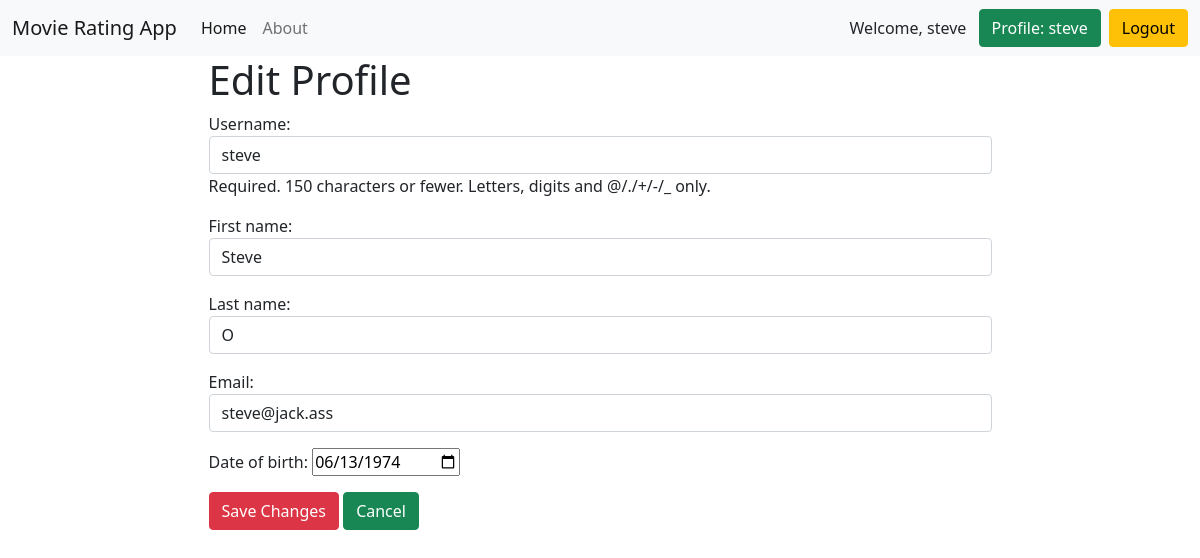
The page /users/profile/edit_user/6 (signed in) on the database its author committed.
### accounts/models.py (models this page shows, shortened)
class User(AbstractUser):
    email = models.EmailField(unique=True, verbose_name='email')
    date_of_birth = models.DateField(blank=True, null=True, verbose_name='date of birth')

### accounts/views.py (the view)
# urls.py: path('profile/edit_user/<int:pk>', edit_user, name='edit_user'),
@login_required
def edit_user(request, pk):
    user = User.objects.get(pk=pk)
    if request.method == 'POST':
        form = EditUserForm(instance=user, data=request.POST)
        if form.is_valid():
            form.save()
            messages.success(request, 'User data has been changed')
            return redirect('accounts:profile')
        else:
            messages.error(request, form.errors)
    else:
        form = EditUserForm(instance=user)
    return render(request, 'accounts/edit_user.html', {'user': user, 'form': form})

### accounts/forms.py
class EditUserForm(forms.ModelForm):
    class Meta:
        model = User
        fields = ['username', 'first_name', 'last_name', 'email', 'date_of_birth']
        widgets = {
            'username': forms.TextInput(attrs={'class': 'form-control'}),
            'first_name': forms.TextInput(attrs={'class': 'form-control'}),
            'last_name': forms.TextInput(attrs={'class': 'form-control'}),
            'email': forms.TextInput(attrs={'class': 'form-control'}),
            'date_of_birth': DateInput(),
        }

### accounts/templates/accounts/edit_user.html (shortened to what this page needs)
{% extends 'base.html' %}
{% block content %}
<div class="container">
    <h1>Edit Profile</h1>
    <form method="post">
        {{ form.as_p }}
        <button type="submit" class="btn btn-danger btn-block">Save Changes</button>
        <a class="btn btn-success" href="{% url 'accounts:profile' %}" type="submit">Cancel</a>
    </form>
</div>
{% endblock %}

### templates/base.html (shortened to what this page needs)
<!DOCTYPE html>
<html lang="en">
<head>
    <link href="https://cdn.jsdelivr.net/npm/bootstrap@5.1.3/dist/css/bootstrap.min.css" rel="stylesheet"
>
</head>
<body>
<nav class="navbar navbar-expand-lg navbar-light bg-light">
    <div class="container-fluid">
        <a class="navbar-brand" href="{% url 'home' %}">Movie Rating App</a>
        <div class="collapse navbar-collapse" id="navbarNavAltMarkup">
            <div class="navbar-nav">
                <a class="nav-link active" aria-current="page" href="{% url 'home' %}">Home</a>
                <a class="nav-link" href="{% url 'about' %}">About</a>
            </div>
        </div>
        {% if request.user.is_authenticated %}
        Welcome, {{ user.username }}
        &ensp;<a class="btn btn-success" href="{% url 'accounts:profile' %}" type="submit">Profile: {{ user.username }}</a>
        &ensp;<a class="btn btn-warning" href="{% url 'accounts:logout' %}" type="submit">Logout</a>
        {% else %}
        <a class="btn btn-warning" href="{% url 'accounts:login' %}" type="submit">Login</a>&ensp;
        <a class="btn btn-danger" href="{% url 'accounts:register' %}" type="submit">Sign Up</a>
        {% endif %}
    </div>
</nav>
<div class="container">
    <div class="row">
        <div class="col-md-9 m-auto">
            {% block content %}
            {% endblock %}
        </div>
    </div>
</div>
</body>
</html>

### rows shown on the page
User: username "steve", first_name "Steve", last_name "O", email "steve@jack.ass", date_of_birth "06/13/1974"
